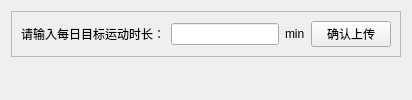
                     <widget class="QWidget" name="goalsettingpage">
                      <layout class="QVBoxLayout" name="verticalLayout_23">
                       <item>
                        <widget class="QFrame" name="frame_6">
                         <property name="frameShape">
                          <enum>QFrame::Shape::StyledPanel</enum>
                         </property>
                         <property name="frameShadow">
                          <enum>QFrame::Shadow::Raised</enum>
                         </property>
                         <layout class="QHBoxLayout" name="horizontalLayout_26">
                          <item>
                           <widget class="QLabel" name="label_13">
                            <property name="text">
                             <string>请输入每日目标运动时长：</string>
                            </property>
                           </widget>
                          </item>
                          <item>
                           <widget class="QLineEdit" name="goalsetting_line"/>
                          </item>
                          <item>
                           <widget class="QLabel" name="label_14">
                            <property name="text">
                             <string>min</string>
                            </property>
                           </widget>
                          </item>
                          <item>
                           <widget class="QPushButton" name="btn_goalsetting_confirm">
                            <property name="text">
                             <string>确认上传</string>
                            </property>
                           </widget>
                          </item>
                         </layout>
                        </widget>
                       </item>
                       <item>
                        <widget class="QWidget" name="widget_12" native="true"/>
                       </item>
                      </layout>
                     </widget>
